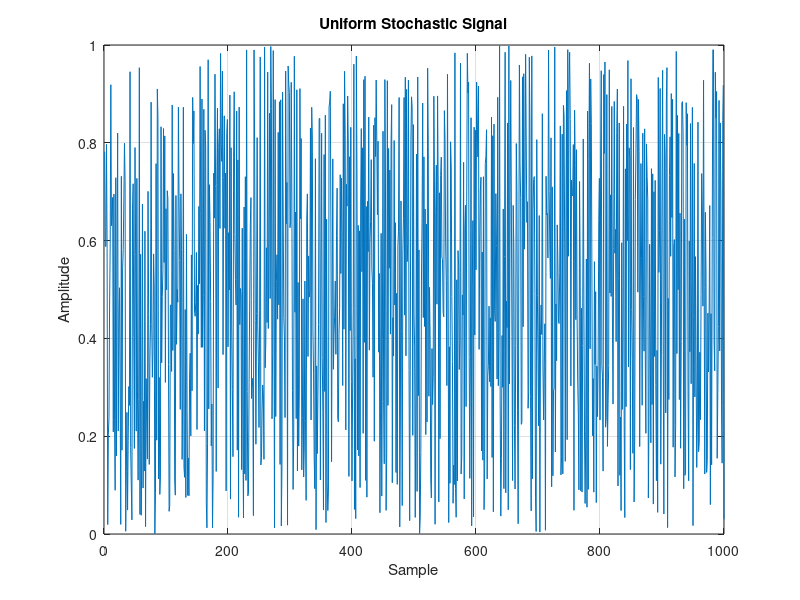

Write the MATLAB code that produced this figure. (Note: this script raises an error after producing the figure.)
%% *Basics of Signal Processing - Stochastic Signals*
%% Clear the workspace
close all;
clear;
clc;

%% Uniform Stochastic Signals
% Uniform random variables are used to model situations where any outcome
% is equally likely. The probability density function of a uniform random
% variable is given by
%
% $$f(x) = \frac{1}{b-a}$$
%
% for $a \leq x \leq b$ and $0$ otherwise. The mean and variance of a
% uniform random variable are given by
%
% $$\mu = \frac{a+b}{2}$$
%
% $$\sigma^2 = \frac{(b-a)^2}{12}$$

% The following code generates a uniform random variable with size 1000
% between 0 and 1.

stochastic_signal = rand(1, 1000);
figure('Name', 'Uniform Stochastic Signal');
plot(stochastic_signal);
title('Uniform Stochastic Signal');
xlabel('Sample');
ylabel('Amplitude');
grid on;

%%%
% It can be shown that the histogram of a uniform random process is also
% uniform.
% More accurate results can be obtained by increasing the number of samples.
stochastic_signal = rand(1, 10000);
histogram(stochastic_signal, 50); % 100 bins
title('Uniform Stochastic Signal Histogram');
xlabel('Amplitude');
ylabel('Number of Samples');
grid on;

%%%
% We can plot the probability density function using |makedist| class
% and |pdf| function..
pd = makedist('Uniform'); % Make a uniform distribution
x = 0:0.01:1;
y = pdf(pd, x); % Calculate the pdf over the x values
figure('Name', 'Uniform Stochastic Signal PDF');
plot(x, y, 'LineWidth', 1.5');
title('Uniform Stochastic Signal PDF');
xlabel('Amplitude');
ylabel('Probability');
grid on;

%% Gaussian Stochastic Signals
% Gaussian random variables are used to model situations where the
% probability density function is bell-shaped. The probability density
% function of a Gaussian random variable is given by
%
% $$f(x) = \frac{1}{\sigma \sqrt{2\pi}} e^{-\frac{(x-\mu)^2}{2\sigma^2}}$$
%
% The mean and variance of a Gaussian random variable are given by
%
% $$\mu = \mu$$
%
% $$\sigma^2 = \sigma^2$$

%%%
% The following code generates a Gaussian random variable with size 1000
% with mean 0 and variance 1.

stochastic_signal = randn(1, 1000);
figure('Name', 'Gaussian Stochastic Signal');
plot(stochastic_signal);
title('Gaussian Stochastic Signal');
xlabel('Sample');
ylabel('Amplitude');
grid on;

%%%
% It can be shown that the histogram of a Gaussian random process is also
% Gaussian.
% More accurate results can be obtained by increasing the number of samples.
figure('Name', 'Histogram of Gaussian Stochastic Signal');
stochastic_signal = randn(1, 10000);
histogram(stochastic_signal, 100);
title('Histogram of Gaussian Stochastic Signal');
xlabel('Amplitude');
ylabel('Number of Samples');
grid on;

%%%
% We can plot the probability density function using |makedist| class
% and |pdf| function..
pd = makedist('Normal'); % Make a Gaussian distribution
x = -5:0.01:5;
y = pdf(pd, x); % Calculate the pdf over the x values
figure('Name', 'Gaussian Stochastic Signal PDF');
plot(x, y, 'LineWidth', 1.5');
title('Gaussian Stochastic Signal PDF');
xlabel('Amplitude');
ylabel('Probability');
grid on;
